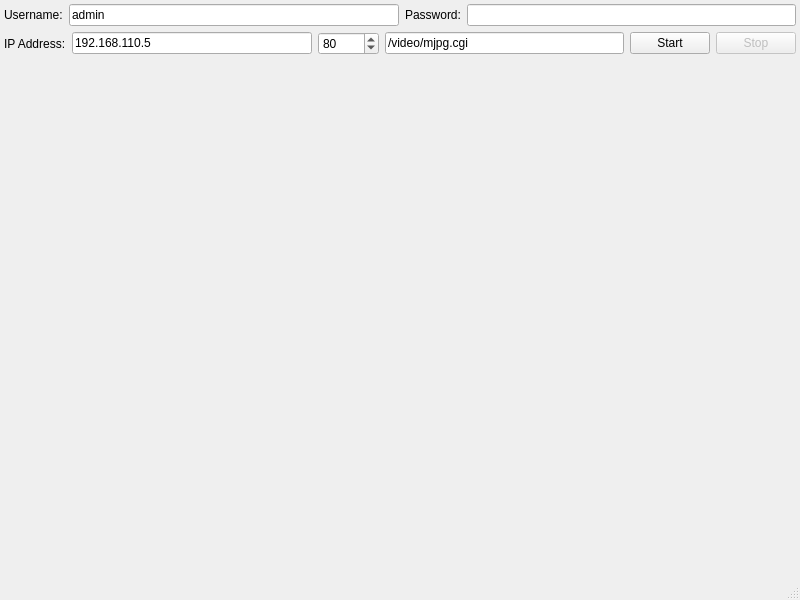
<?xml version="1.0" encoding="UTF-8"?>
<ui version="4.0">
 <class>MainWindow</class>
 <widget class="QMainWindow" name="MainWindow">
  <property name="geometry">
   <rect>
    <x>0</x>
    <y>0</y>
    <width>800</width>
    <height>600</height>
   </rect>
  </property>
  <property name="windowTitle">
   <string>mjpgcam</string>
  </property>
  <property name="windowIcon">
   <iconset resource="../mjpgcam.qrc">
    <normaloff>:/mjpgcam</normaloff>:/mjpgcam</iconset>
  </property>
  <widget class="QWidget" name="centralwidget">
   <layout class="QVBoxLayout" name="vlCenter" stretch="0,1">
    <property name="leftMargin">
     <number>2</number>
    </property>
    <property name="topMargin">
     <number>2</number>
    </property>
    <property name="rightMargin">
     <number>2</number>
    </property>
    <property name="bottomMargin">
     <number>2</number>
    </property>
    <item>
     <widget class="QWidget" name="widget_2" native="true">
      <layout class="QVBoxLayout" name="verticalLayout_2">
       <property name="leftMargin">
        <number>2</number>
       </property>
       <property name="topMargin">
        <number>2</number>
       </property>
       <property name="rightMargin">
        <number>2</number>
       </property>
       <property name="bottomMargin">
        <number>2</number>
       </property>
       <item>
        <widget class="QWidget" name="widget_4" native="true">
         <layout class="QHBoxLayout" name="horizontalLayout_2">
          <property name="leftMargin">
           <number>0</number>
          </property>
          <property name="topMargin">
           <number>0</number>
          </property>
          <property name="rightMargin">
           <number>0</number>
          </property>
          <property name="bottomMargin">
           <number>0</number>
          </property>
          <item>
           <widget class="QLabel" name="label_2">
            <property name="text">
             <string>Username:</string>
            </property>
           </widget>
          </item>
          <item>
           <widget class="QLineEdit" name="leUsername">
            <property name="text">
             <string>admin</string>
            </property>
           </widget>
          </item>
          <item>
           <widget class="QLabel" name="label_3">
            <property name="text">
             <string>Password:</string>
            </property>
           </widget>
          </item>
          <item>
           <widget class="QLineEdit" name="lePassword"/>
          </item>
         </layout>
        </widget>
       </item>
       <item>
        <widget class="QWidget" name="widget" native="true">
         <layout class="QHBoxLayout" name="horizontalLayout">
          <property name="leftMargin">
           <number>0</number>
          </property>
          <property name="topMargin">
           <number>0</number>
          </property>
          <property name="rightMargin">
           <number>0</number>
          </property>
          <property name="bottomMargin">
           <number>0</number>
          </property>
          <item>
           <widget class="QLabel" name="label">
            <property name="text">
             <string>IP Address:</string>
            </property>
           </widget>
          </item>
          <item>
           <widget class="QLineEdit" name="leIPAddress">
            <property name="text">
             <string>192.168.110.5</string>
            </property>
           </widget>
          </item>
          <item>
           <widget class="QSpinBox" name="sbPort">
            <property name="minimum">
             <number>1</number>
            </property>
            <property name="maximum">
             <number>65535</number>
            </property>
            <property name="value">
             <number>80</number>
            </property>
           </widget>
          </item>
          <item>
           <widget class="QLineEdit" name="lePath">
            <property name="text">
             <string>/video/mjpg.cgi</string>
            </property>
           </widget>
          </item>
          <item>
           <widget class="QPushButton" name="pbStart">
            <property name="text">
             <string>Start</string>
            </property>
           </widget>
          </item>
          <item>
           <widget class="QPushButton" name="pbStop">
            <property name="enabled">
             <bool>false</bool>
            </property>
            <property name="text">
             <string>Stop</string>
            </property>
           </widget>
          </item>
         </layout>
        </widget>
       </item>
      </layout>
     </widget>
    </item>
    <item>
     <widget class="QWidget" name="widget_3" native="true">
      <layout class="QVBoxLayout" name="vlVideo"/>
     </widget>
    </item>
   </layout>
  </widget>
  <widget class="QMenuBar" name="menubar">
   <property name="geometry">
    <rect>
     <x>0</x>
     <y>0</y>
     <width>800</width>
     <height>22</height>
    </rect>
   </property>
  </widget>
  <widget class="QStatusBar" name="statusbar"/>
 </widget>
 <resources>
  <include location="../mjpgcam.qrc"/>
 </resources>
 <connections/>
</ui>
